Frame 1 (no input): blank canvas, image omitted
Frame 60 (the mouse pressed at the canvas centre just before this capture): blank canvas, image omitted
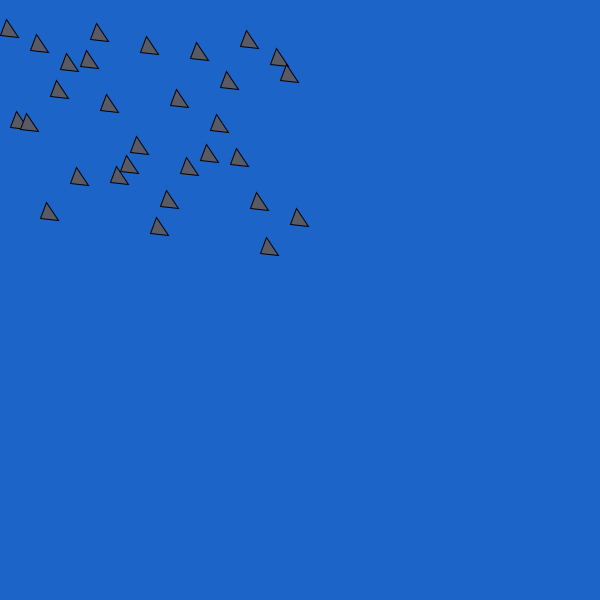
Frame 120 (the mouse held since frame 60 and released just before this capture)

The Processing sketch whose frames 1 and 60 were blank and that drew this single picture after the mouse press (run headless with seeded random() and noise(); from frame 60 on, the mouse is pressed at the canvas centre):

// Processing sketch: processing_73288
// ── processing_73288.pde

// Oliver Haimson  alhaimso
// Homework 8
// Copyright 2012

// INSTRUCTIONS:

float y, mapX, mapY;

void setup()
{
  size(600,600);
  smooth();
  noCursor();
}

void draw()
{
  background(29,100,200);
  int x = 8; 
  mapX = map(mouseX, 0,width, 180,0);
  mapY = map(mouseY, 0,height, 180,0);
  while (x < mouseX){
    fill(mapX, mapY, 100);
    y = random(0,mouseY-15);
    triangle(x-2,y-3, x+10,y+15, x-8,y+13);
    x+=10; 
  }
}

// to pause and un-pause
void keyPressed(){
  if (key == 'p'){
    noLoop();
  }
  else if (key == ' '){
    loop();
  }
}
